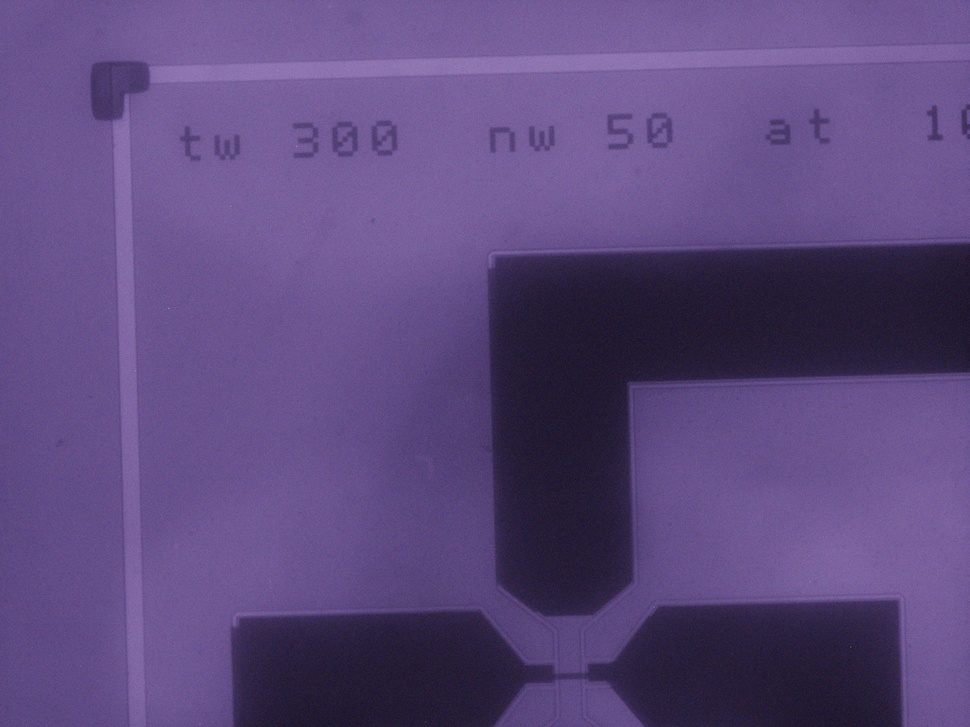
#> input picture image_stitch/Low_variation/E9E13_V4.1a/e9e13_v4.1a001.jpg, 970 x 727 px, shrunk from 2560 x 1920 before the run; its folder holds 4 pictures in this run
$ python edge-stitcher1.py
#> lines starting #> are read from the running program, lines starting #| are printed output that depends on the picture
import cv2
import numpy as np
import os
import sys
import tkinter as tk
from tkinter import filedialog
from glob import glob

def find_common_edge(img1, img2):
    orb = cv2.ORB_create()
    keypoints1, descriptors1 = orb.detectAndCompute(img1, None)
    keypoints2, descriptors2 = orb.detectAndCompute(img2, None)

    matcher = cv2.BFMatcher(cv2.NORM_HAMMING, crossCheck=True)
    matches = matcher.match(descriptors1, descriptors2)

    if not matches:
        return None

    matches = sorted(matches, key=lambda x: x.distance)

    if len(matches) > 20:
        matches = matches[:20]

    src_points = np.float32([keypoints1[m.queryIdx].pt for m in matches]).reshape(-1, 1, 2)
    dst_points = np.float32([keypoints2[m.trainIdx].pt for m in matches]).reshape(-1, 1, 2)

    M, _ = cv2.findHomography(src_points, dst_points, cv2.RANSAC, 5.0)

    return M


def stitch_images(images):
    stitched_image = images[0]

    for i in range(1, len(images)):
        img1 = stitched_image
        img2 = images[i]

        M = find_common_edge(img1, img2)
        if M is not None:
            h, w, _ = img2.shape
            stitched_image = cv2.warpPerspective(img1, M, (w, h))
            stitched_image = cv2.addWeighted(stitched_image, 0.5, img2, 0.5, 0)

    return stitched_image

def main():
    root = tk.Tk()
    root.withdraw()
    folder = filedialog.askdirectory()
#> the answer given: .

    if not folder:
        print("No folder selected.")
        sys.exit()

    image_files = sorted(glob(os.path.join(folder, '*.jpg')))
    images = [cv2.imread(image) for image in image_files]
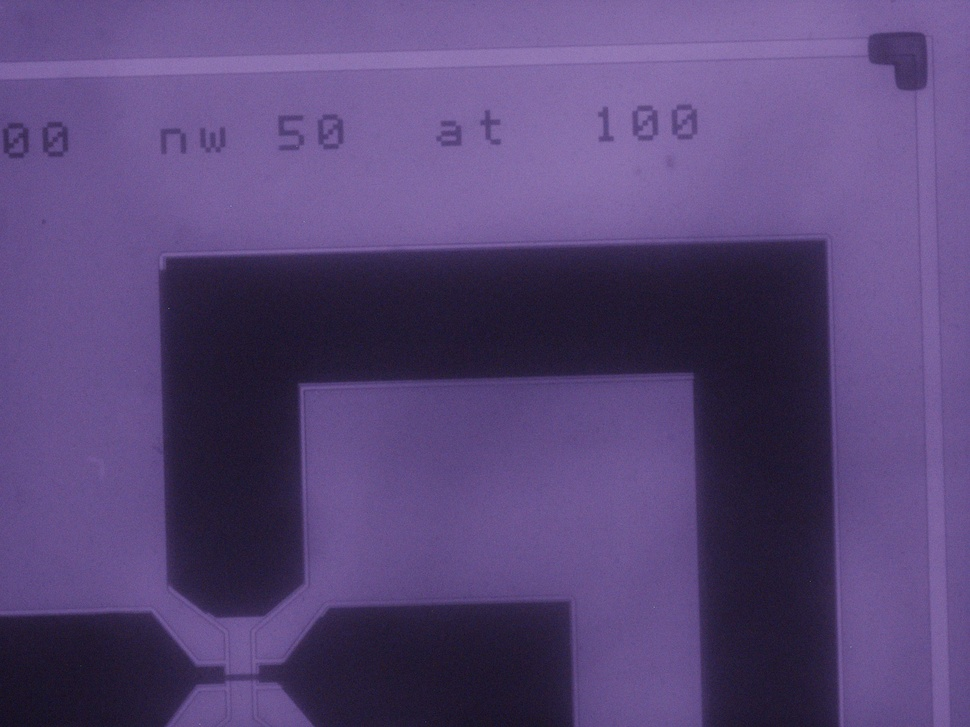
#> input picture image_stitch/Low_variation/E9E13_V4.1a/e9e13_v4.1a002.jpg, 970 x 727 px, shrunk from 2560 x 1920 before the run
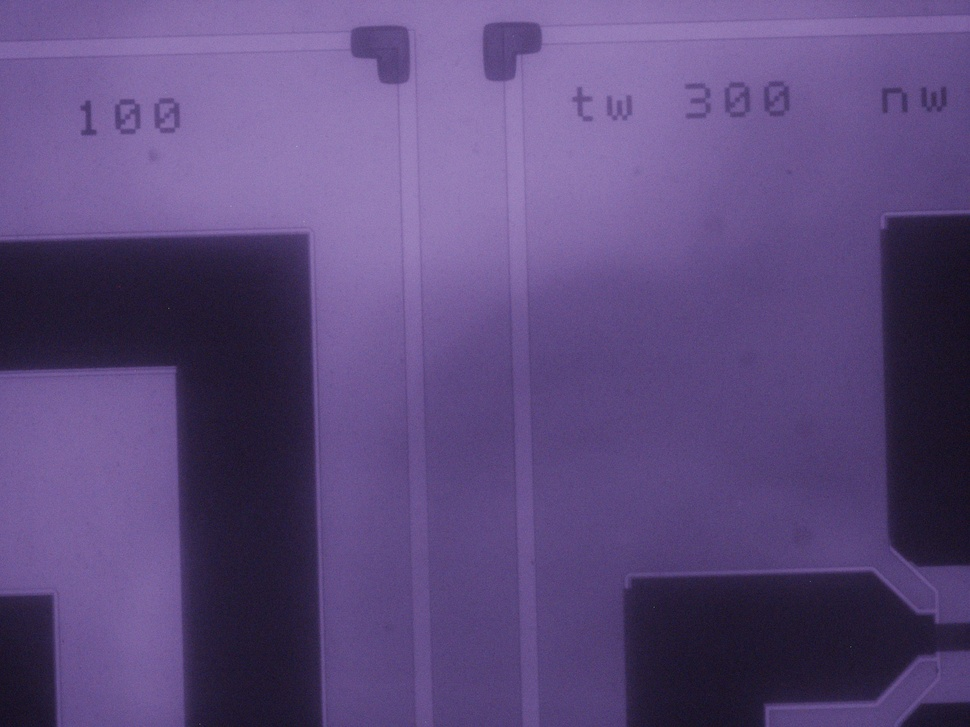
#> input picture image_stitch/Low_variation/E9E13_V4.1a/e9e13_v4.1a003.jpg, 970 x 727 px, shrunk from 2560 x 1920 before the run
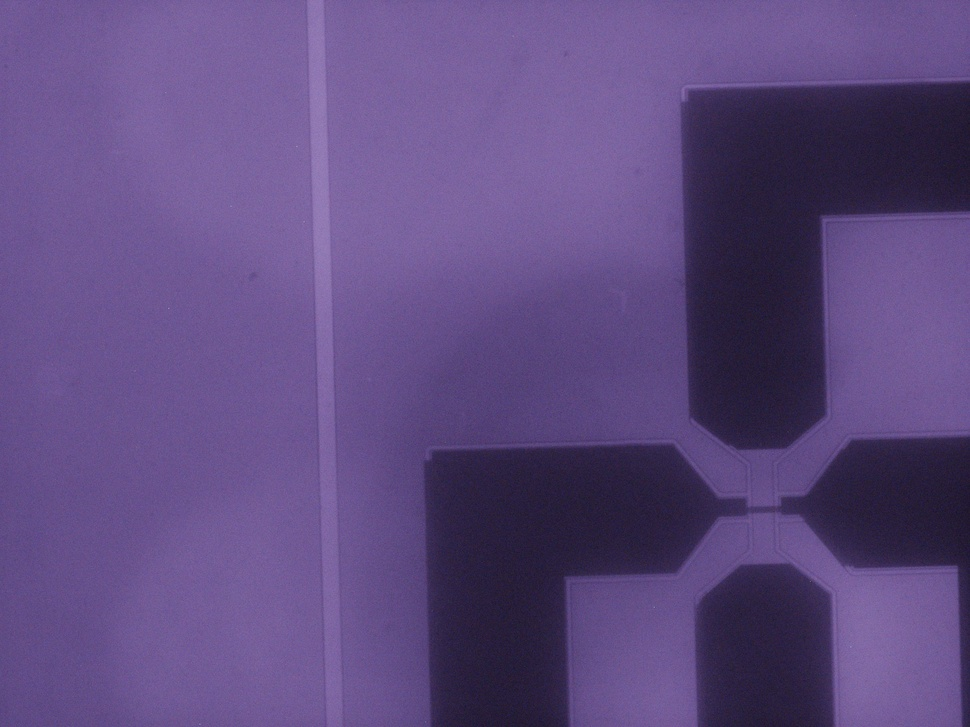
#> input picture image_stitch/Low_variation/E9E13_V4.1a/e9e13_v4.1a004.jpg, 970 x 727 px, shrunk from 2560 x 1920 before the run
#> images = 4 items

    stitched_image = stitch_images(images)
#> in stitch_images, stitched_image is the input picture: shape (727, 970, 3); mean B, G, R 125.4, 73.1, 92.8
#> the loop in stitch_images, `for i in range(1, len(images)):` made 3 passes
#> matches in find_common_edge on passes 1 to 3: 20 matches, 20 matches, 10 matches
#> pass 1, in stitch_images, `stitched_image = cv2.addWeighted(stitched_image, 0.5, img2, 0.5, 0)`:
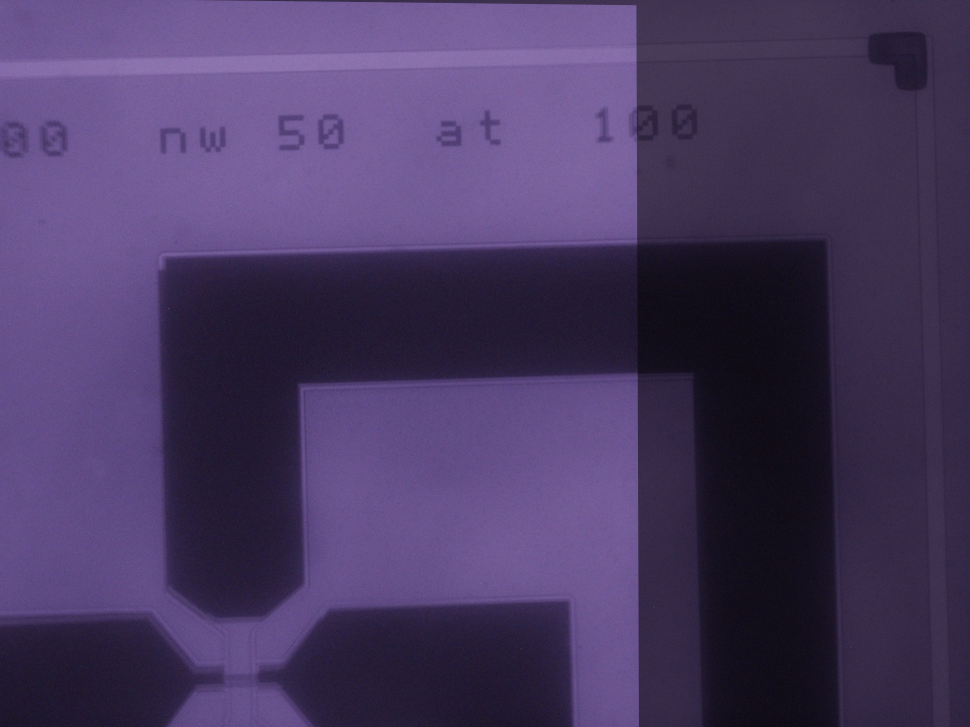
#> stitched_image: shape (727, 970, 3); mean B, G, R 97.9, 57.2, 72.5
#> pass 2, in stitch_images, `stitched_image = cv2.addWeighted(stitched_image, 0.5, img2, 0.5, 0)`:
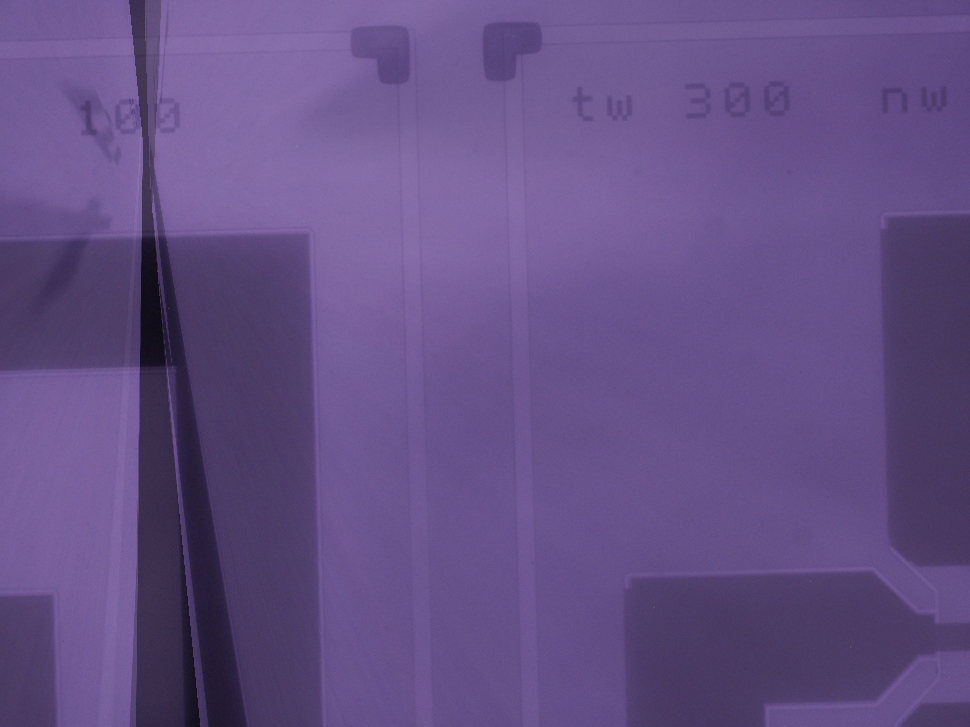
#> stitched_image: shape (727, 970, 3); mean B, G, R 133.3, 79.8, 100.5
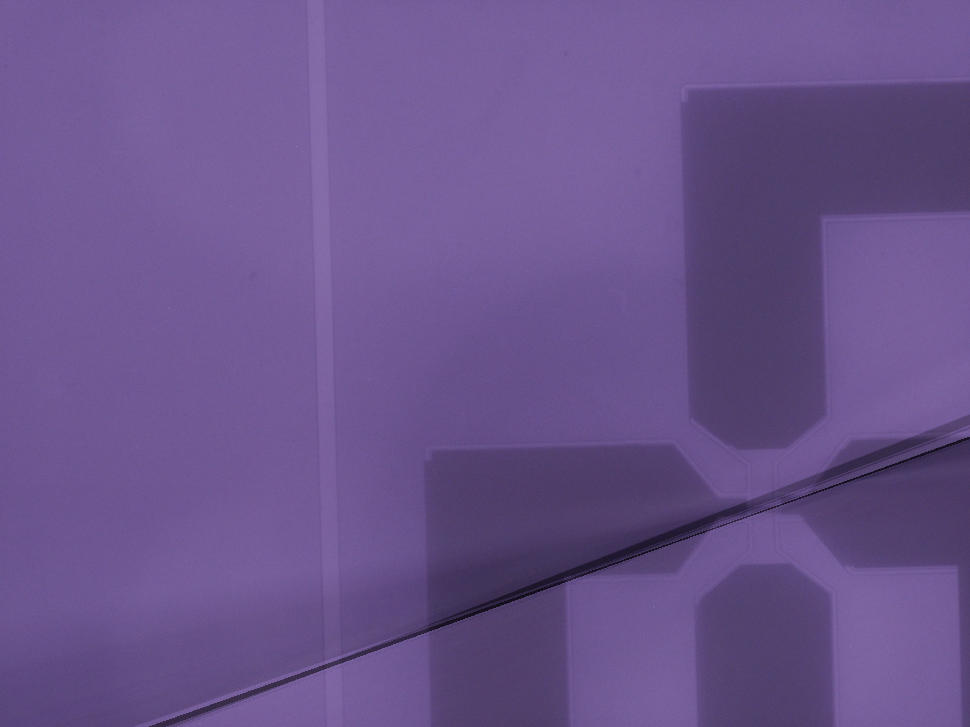
#> stitched_image: shape (727, 970, 3); mean of channels 0, 1, 2 139.7, 83.8, 105.1; drawn as B, G, R
    cv2.imwrite(os.path.join(folder, 'stitched_image.jpg'), stitched_image)

    print("Stitched image saved in the same folder as 'stitched_image.jpg'")

if __name__ == '__main__':
    main()
